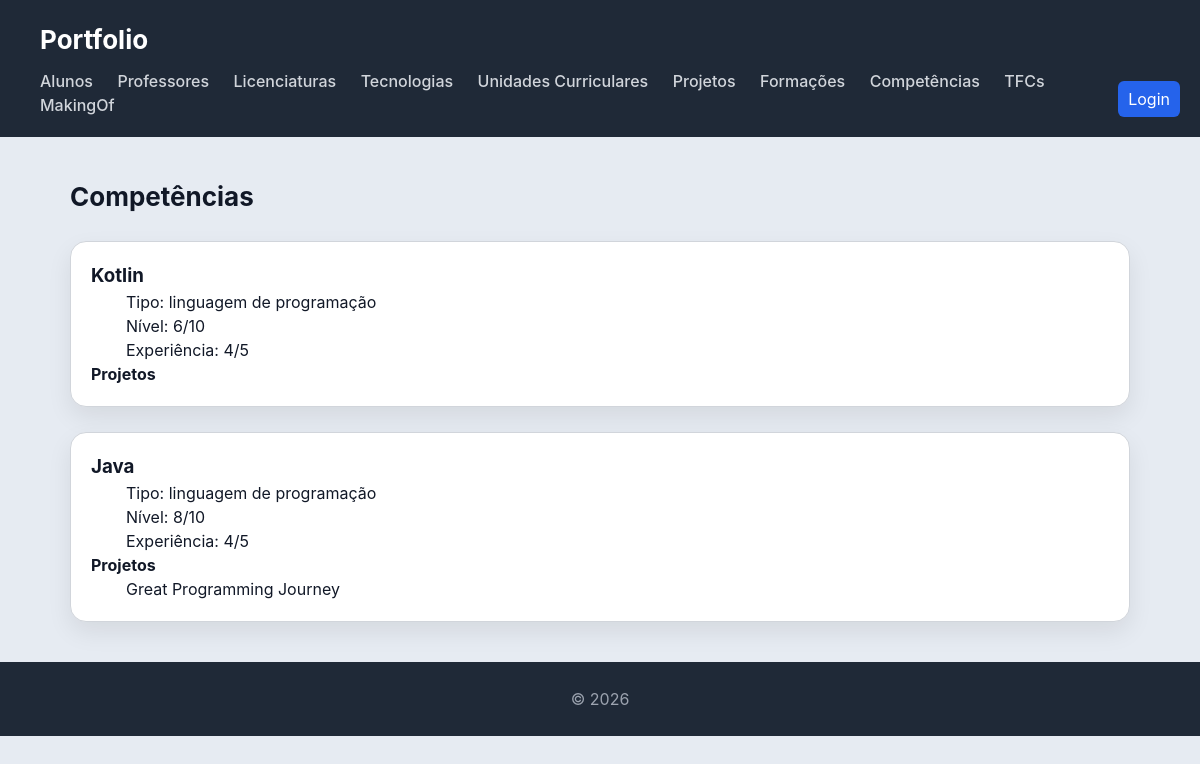
Screenshot of /portfolio/competencia/ with the database file from the repository.
### portfolio/models.py (models this page shows, shortened)
class Competencia(models.Model):
    nome = models.CharField(max_length=100)
    tipo = models.CharField(max_length=100)
    nivel = models.IntegerField(
        validators=[MinValueValidator(0), MaxValueValidator(10)]
    )
    experiencia = models.IntegerField(
        validators=[MinValueValidator(0), MaxValueValidator(5)]
    )
    projetos = models.ManyToManyField(Projeto)

class Projeto(models.Model):
    titulo = models.CharField(max_length=100)
    descricao = models.CharField(max_length=200)
    data_de_realizacao = models.DateField()
    tecnologias = models.ManyToManyField(Tecnologia)
    link = models.URLField()

### portfolio/views.py (the view)
# urls.py: path('competencia/', views.competencia_view, name='competencia'),
def competencia_view(request):
    competencias = (
        Competencia.objects
        .prefetch_related('projetos')
        .all()
    )
    is_gestor = request.user.is_authenticated and request.user.groups.filter(name='gestor-portfolio').exists()
    return render(request, 'portfolio/competencia.html', {'competencias': competencias, 'is_gestor': is_gestor})

### portfolio/templates/portfolio/competencia.html (shortened to what this page needs)
{% extends "portfolio/base.html" %}
{% block content %}
<h2>Competências</h2>
<section>
    {% for comp in competencias %}
    <article>
        <h3>{{ comp.nome }}</h3>
        <p>Tipo: {{ comp.tipo }}</p>
        <p>Nível: {{ comp.nivel }}/10</p>
        <p>Experiência: {{ comp.experiencia }}/5</p>
        <h4>Projetos</h4>
        <ul>
            {% for proj in comp.projetos.all %}
                <li>{{ proj.titulo }}</li>
            {% endfor %}
        </ul>
    </article>
    {% endfor %}
</section>
{% endblock %}

### portfolio/static/portfolio/style.css (style rules this page uses)
* { box-sizing: border-box; margin: 0; padding: 0; }
ul, ol { list-style: none; padding-left: 0; margin: 0; }
body { font-family: "Inter", "Segoe UI", system-ui, -apple-system, sans-serif; background: #e6ebf2; color: #111827; line-height: 1.5; scroll-behavior: smooth; }
h2 { margin-bottom: 20px; font-size: 26px; }
section > article { background: white; padding: 20px; border-radius: 16px; border: 1px solid #d1d5db; box-shadow: 0 10px 25px rgba(0,0,0,0.08); transition: all 0.25s ease; margin-bottom: 20px; margin-top: 25px; }
article { position: relative; }
article p { margin-left: 35px; }
article ul, article ol { margin-left: 35px; }
article { padding-left: 25px; padding-right: 20px; }

### rows the page displays
Competencia: nome "Kotlin", tipo "linguagem de programação", nivel "6", experiencia "4"
Competencia: nome "Java", tipo "linguagem de programação", nivel "8", experiencia "4"
Projeto: titulo "Great Programming Journey"
